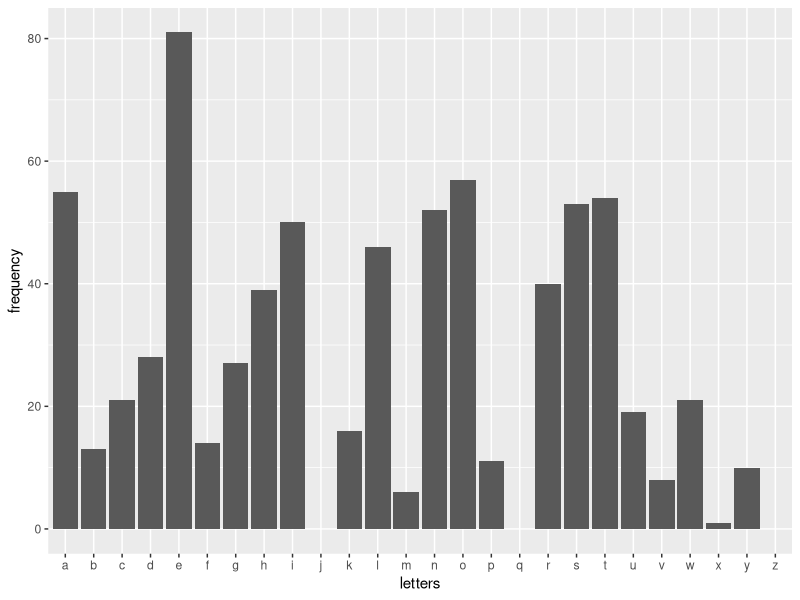

Generate this figure with R:
# Numerical Analysis on Caesar Cipher Guesses

setwd("/Users/dhivyachari/caesar_cipher")
library(ggplot2)
letters = c('a', 'b', 'c', 'd', 'e', 'f',
           'g', 'h', 'i', 'j', 'k', 'l', 
           'm', 'n', 'o', 'p', 'q', 'r',
           's', 't', 'u', 'v', 'w', 'x',
           'y', 'z')

## Importing observed frequency data on guess (letters count csv file)
observed_df = data.frame(letter = letters, frequency = 0)
counts_df = read.csv("lettercounts.csv")
observed_df["frequency"] = counts_df$Counts
num_letters = sum(observed_df$frequency)
ggplot(observed_df, aes(x=letters, y=frequency)) + 
  geom_bar(stat = "identity")

## Creating dataset for expected percent frequencies
expected_pct_df <- data.frame (
  Letters = c('a', 'b', 'c', 'd', 'e', 'f', 
              'g', 'h', 'i', 'j', 'k', 'l', 
              'm', 'n', 'o', 'p', 'q', 'r',
              's', 't', 'u', 'v', 'w', 'x',
              'y', 'z'),
  Frequency = c(8.2, 1.5, 2.8, 4.3, 12.7, 
                2.2, 2.0, 6.1, 7.0, 0.15,
                0.77, 4, 2.4, 6.7, 7.5,
                1.9, .095, 6, 6.3, 9.1, 
                2.8, 0.98, 2.4, 0.15, 2.0, .074)
)

### finding frequencies as percentages
expected_pct_df$Frequency = expected_pct_df$Frequency/100
expected_pct = expected_pct_df$Frequency
observed_pct = observed_df$frequency/num_letters

## chi sq test
diff_percent_df = data.frame(diff = (observed_pct-expected_pct)^2)
diff_percent_df$diff = diff_percent_df$diff/expected_pct
chi_sq_val = sum(diff_percent_df$diff)